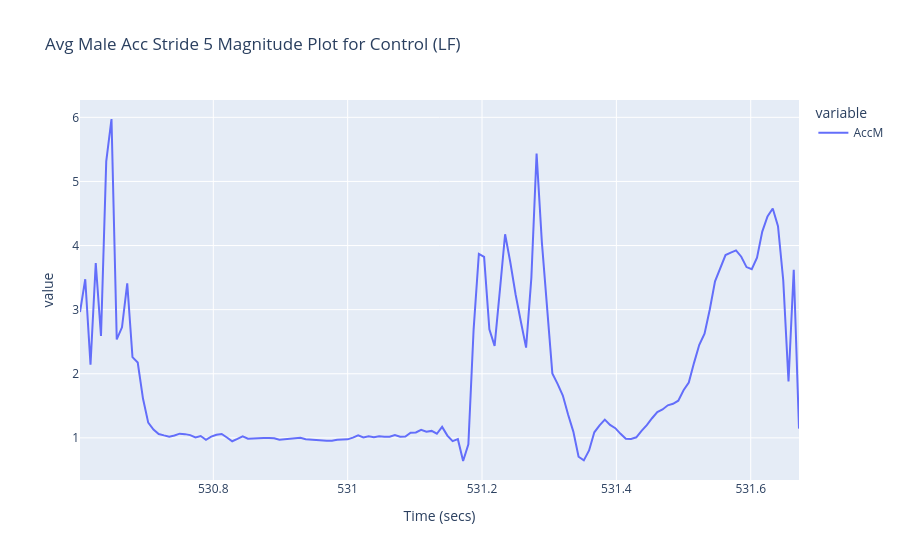
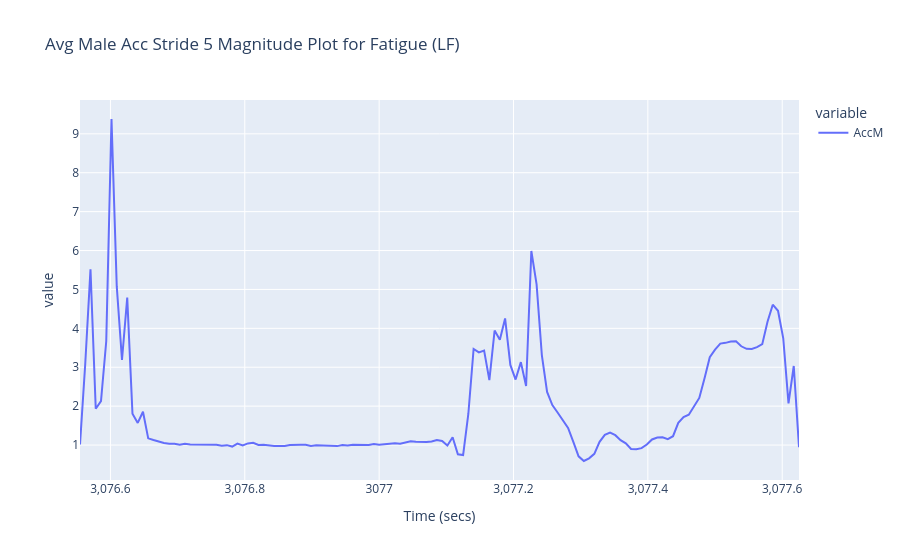
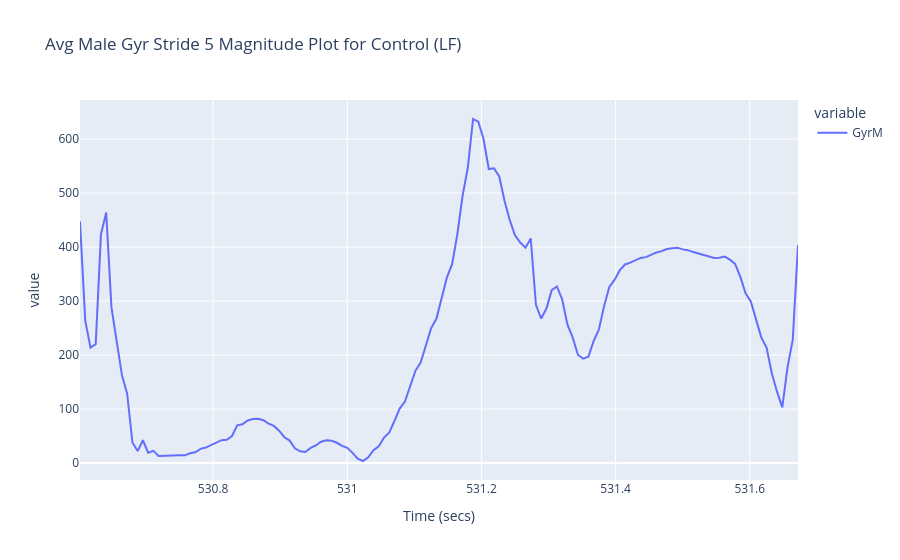
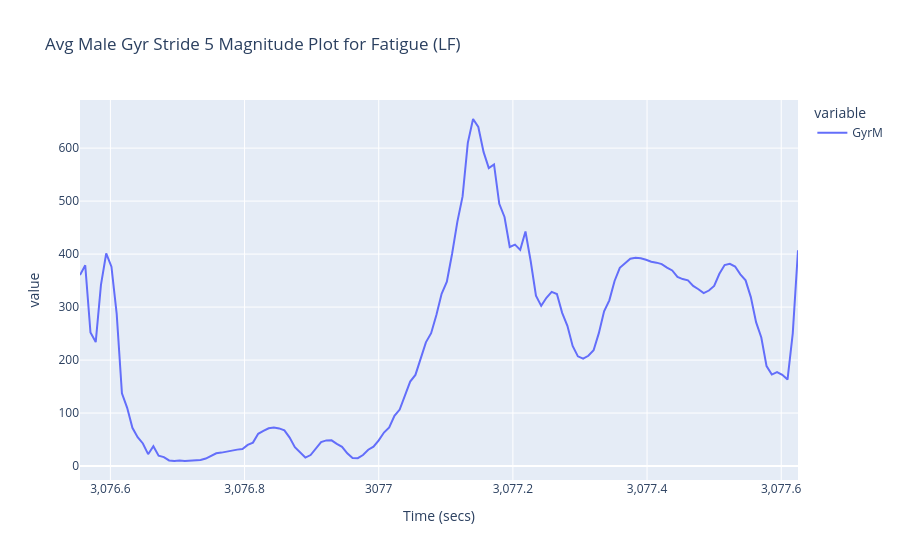

The notebook cell these images were saved under, in order:
### Code cell
fig = px.line(control_df_02.iloc[::downsample_factor], x='Time (secs)', y=["AccM"], title=f"Avg Male Acc Stride {stride_index+1} Magnitude Plot for Control ({sensor_location})")
fig.show()

fig = px.line(fatigue_df_02.iloc[::downsample_factor], x='Time (secs)', y=["AccM"], title=f"Avg Male Acc Stride {stride_index+1} Magnitude Plot for Fatigue ({sensor_location})")
fig.show()

fig = px.line(control_df_02.iloc[::downsample_factor], x='Time (secs)', y=["GyrM"], title=f"Avg Male Gyr Stride {stride_index+1} Magnitude Plot for Control ({sensor_location})")
fig.show()

fig = px.line(fatigue_df_02.iloc[::downsample_factor], x='Time (secs)', y=["GyrM"], title=f"Avg Male Gyr Stride {stride_index+1} Magnitude Plot for Fatigue ({sensor_location})")
fig.show()

### Figure 1 — Plotly figure (JSON) as saved in the notebook; plotly's stock layout.template omitted (floating-point values rounded to 4 significant figures; data arrays with more than 128 entries replaced by an {"elided": "..."} marker saying what was removed)
{"data": [{"hovertemplate": "variable=AccM<br>Time (secs)=%{x}<br>value=%{y}<extra></extra>", "legendgroup": "AccM", "line": {"color": "#636efa", "dash": "solid"}, "marker": {"symbol": "circle"}, "mode": "lines", "name": "AccM", "orientation": "v", "showlegend": true, "type": "scatter", "x": {"elided": "138 float values"}, "xaxis": "x", "y": {"elided": "138 float values"}, "yaxis": "y"}], "layout": {"legend": {"title": {"text": "variable"}, "tracegroupgap": 0}, "title": {"text": "Avg Male Acc Stride 5 Magnitude Plot for Control (LF)"}, "xaxis": {"anchor": "y", "domain": [0, 1], "title": {"text": "Time (secs)"}}, "yaxis": {"anchor": "x", "domain": [0, 1], "title": {"text": "value"}}}}

### Figure 2 — Plotly figure (JSON) as saved in the notebook; plotly's stock layout.template omitted (floating-point values rounded to 4 significant figures; data arrays with more than 128 entries replaced by an {"elided": "..."} marker saying what was removed)
{"data": [{"hovertemplate": "variable=AccM<br>Time (secs)=%{x}<br>value=%{y}<extra></extra>", "legendgroup": "AccM", "line": {"color": "#636efa", "dash": "solid"}, "marker": {"symbol": "circle"}, "mode": "lines", "name": "AccM", "orientation": "v", "showlegend": true, "type": "scatter", "x": {"elided": "138 float values"}, "xaxis": "x", "y": {"elided": "138 float values"}, "yaxis": "y"}], "layout": {"legend": {"title": {"text": "variable"}, "tracegroupgap": 0}, "title": {"text": "Avg Male Acc Stride 5 Magnitude Plot for Fatigue (LF)"}, "xaxis": {"anchor": "y", "domain": [0, 1], "title": {"text": "Time (secs)"}}, "yaxis": {"anchor": "x", "domain": [0, 1], "title": {"text": "value"}}}}

### Figure 3 — Plotly figure (JSON) as saved in the notebook; plotly's stock layout.template omitted (floating-point values rounded to 4 significant figures; data arrays with more than 128 entries replaced by an {"elided": "..."} marker saying what was removed)
{"data": [{"hovertemplate": "variable=GyrM<br>Time (secs)=%{x}<br>value=%{y}<extra></extra>", "legendgroup": "GyrM", "line": {"color": "#636efa", "dash": "solid"}, "marker": {"symbol": "circle"}, "mode": "lines", "name": "GyrM", "orientation": "v", "showlegend": true, "type": "scatter", "x": {"elided": "138 float values"}, "xaxis": "x", "y": {"elided": "138 float values"}, "yaxis": "y"}], "layout": {"legend": {"title": {"text": "variable"}, "tracegroupgap": 0}, "title": {"text": "Avg Male Gyr Stride 5 Magnitude Plot for Control (LF)"}, "xaxis": {"anchor": "y", "domain": [0, 1], "title": {"text": "Time (secs)"}}, "yaxis": {"anchor": "x", "domain": [0, 1], "title": {"text": "value"}}}}

### Figure 4 — Plotly figure (JSON) as saved in the notebook; plotly's stock layout.template omitted (floating-point values rounded to 4 significant figures; data arrays with more than 128 entries replaced by an {"elided": "..."} marker saying what was removed)
{"data": [{"hovertemplate": "variable=GyrM<br>Time (secs)=%{x}<br>value=%{y}<extra></extra>", "legendgroup": "GyrM", "line": {"color": "#636efa", "dash": "solid"}, "marker": {"symbol": "circle"}, "mode": "lines", "name": "GyrM", "orientation": "v", "showlegend": true, "type": "scatter", "x": {"elided": "138 float values"}, "xaxis": "x", "y": {"elided": "138 float values"}, "yaxis": "y"}], "layout": {"legend": {"title": {"text": "variable"}, "tracegroupgap": 0}, "title": {"text": "Avg Male Gyr Stride 5 Magnitude Plot for Fatigue (LF)"}, "xaxis": {"anchor": "y", "domain": [0, 1], "title": {"text": "Time (secs)"}}, "yaxis": {"anchor": "x", "domain": [0, 1], "title": {"text": "value"}}}}
